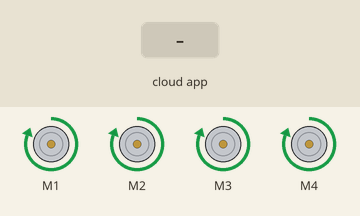
Recording of a sketch running on a simulated ESP8266 (NodeMCU). Shown: 4 × DC motor (green arrow = forward, orange = backward, longer = faster). The test bench sets the inputs (shaded band). WiFi joins after 1.5 s; servers stay silent unless stated; the Firebase database answers and starts empty; what the sketch prints to the serial monitor is not drawn.

Above: at 2.8 s.
2.9 s: the phone or cloud app sets YOLOVAL to 2ST
At 3.5 s:
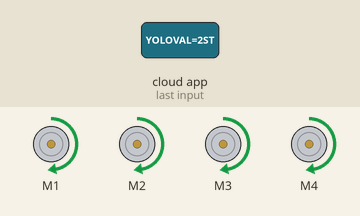
4.6 s: the phone or cloud app sets YOLOVAL to 1ST
At 5.4 s:
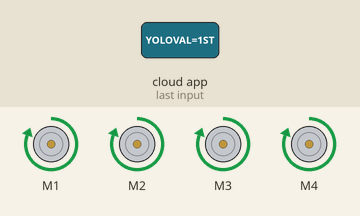
Timing chart, 0 to 7.6 s (numbered marks = the images above; inputs shaded):
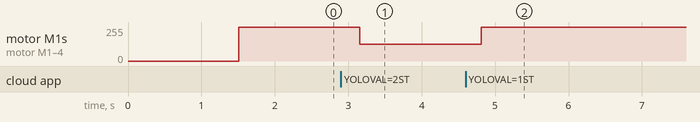

Measured:
- after the input at 2.9 s, motor M1–4: forward 255/255 → forward 127/255 after 0.26 s
- after the input at 4.6 s, motor M1–4: forward 127/255 → forward 255/255 after 0.21 s

The sketch:

sketch_jun5a_copy_20241102181224.ino
```cpp
#include <ESP8266WiFi.h>
#include <FirebaseESP8266.h>
#include <Wire.h>
#include <Adafruit_MotorShield.h>

// Firebase 설정
#define FIREBASE_HOST "https://smartspeedcontrolsystem-default-rtdb.firebaseio.com/" // Firebase Database URL
#define FIREBASE_AUTH "bRAeNmslv13Pu3vdcxl2FdTxxRTe2hktneZY36K8" // Firebase Database Secret Key

// WiFi 설정
const char* WIFI_SSID = "김지선의 iPhone";
const char* WIFI_PASSWORD = "52865230";

// 모터 쉴드 초기화
Adafruit_MotorShield AFMS = Adafruit_MotorShield();

// 모터 선언
Adafruit_DCMotor *motor1 = AFMS.getMotor(1);
Adafruit_DCMotor *motor2 = AFMS.getMotor(2);
Adafruit_DCMotor *motor3 = AFMS.getMotor(3);
Adafruit_DCMotor *motor4 = AFMS.getMotor(4);

// Firebase 데이터 경로
String andval_path = "/ANDVAL";
String yoloval_path = "/YOLOVAL";

// 모터 속도 설정
int default_speed = 255; // 기본 속도 설정
int current_speed = default_speed; // 초기값은 기본 속도로 설정
String last_yoloval = ""; // 마지막으로 받은 YOLOVAL 값을 저장

FirebaseData firebaseData;
FirebaseConfig config;
FirebaseAuth auth;

void setup() {
  Serial.begin(115200);

  // WiFi 연결
  Serial.println("Connecting to Wi-Fi");
  WiFi.begin(WIFI_SSID, WIFI_PASSWORD);
  while (WiFi.status() != WL_CONNECTED) {
    delay(500);
    Serial.print(".");
  }
  Serial.println();
  Serial.println("Connected to Wi-Fi with IP: " + WiFi.localIP().toString());

  // Firebase 초기화
  Serial.println("Initializing Firebase...");
  config.host = FIREBASE_HOST;
  config.signer.tokens.legacy_token = FIREBASE_AUTH;
  Firebase.begin(&config, &auth);
  Firebase.reconnectWiFi(true);
  firebaseData.setResponseSize(1024); // Response 사이즈 설정

  if (Firebase.ready()) {
    Serial.println("Firebase initialized successfully");
  } else {
    Serial.println("Failed to initialize Firebase");
  }

  // 모터 쉴드 초기화
  AFMS.begin();
  motor1->setSpeed(default_speed);
  motor1->run(FORWARD);
  motor2->setSpeed(default_speed);
  motor2->run(FORWARD);
  motor3->setSpeed(default_speed);
  motor3->run(FORWARD);
  motor4->setSpeed(default_speed);
  motor4->run(FORWARD);

  // Firebase 스트리밍 시작
  if (!Firebase.beginStream(firebaseData, yoloval_path)) {
    Serial.println("Could not begin stream");
    Serial.println(firebaseData.errorReason());
  }
}

void loop() {
  // Firebase 스트림 데이터 확인
  if (!Firebase.readStream(firebaseData)) {
    Serial.println("Stream read failed");
    Serial.println(firebaseData.errorReason());
  }

  if (firebaseData.streamTimeout()) {
    Serial.println("Stream timeout, reconnecting...");
    if (!Firebase.beginStream(firebaseData, yoloval_path)) {
      Serial.println("Could not begin stream");
      Serial.println(firebaseData.errorReason());
    }
  }

  if (firebaseData.streamAvailable()) {
    if (firebaseData.dataType() == "string") {
      last_yoloval = firebaseData.stringData();
      Serial.print("Received value for YOLOVAL: ");
      Serial.println(last_yoloval);

      // YOLOVAL 값에 따라 처리
      if (last_yoloval == "1ST") {
        // ANDVAL 값을 읽어와서 처리
        Serial.print("Getting ANDVAL...");
        if (Firebase.getString(firebaseData, andval_path)) {
          String andval = firebaseData.stringData();
          Serial.print("Received value for ANDVAL: ");
          Serial.println(andval);
          if (andval == "OK") {
            current_speed = default_speed * 0.9; // 받은 값이 "OK"이면 기본 속도의 90%로 설정
          } else {
            current_speed = default_speed; // 그 외의 경우 기본 속도로 설정
          }
        } else {
          Serial.print("Failed to get value for ANDVAL: ");
          Serial.println(firebaseData.errorReason());
          current_speed = default_speed; // ANDVAL 값을 가져오는데 실패한 경우 기본 속도로 설정
        }
      } else if (last_yoloval == "2ST") {
        current_speed = default_speed * 0.5; // 받은 값이 "2ST"이면 기본 속도의 50%로 설정
      } else {
        // ANDVAL 값을 읽어와서 처리
        Serial.print("Getting ANDVAL...");
        if (Firebase.getString(firebaseData, andval_path)) {
          String andval = firebaseData.stringData();
          Serial.print("Received value for ANDVAL: ");
          Serial.println(andval);
          if (andval == "OK") {
            current_speed = default_speed * 0.7; // 받은 값이 "OK"이면 기본 속도의 70%로 설정
          } else {
            current_speed = default_speed; // 그 외의 경우 기본 속도로 설정
          }
        } else {
          Serial.print("Failed to get value for ANDVAL: ");
          Serial.println(firebaseData.errorReason());
          current_speed = default_speed; // ANDVAL 값을 가져오는데 실패한 경우 기본 속도로 설정
        }
      }
    }
  }

  // 모터 속도 설정
  motor1->setSpeed(current_speed);
  motor1->run(FORWARD);
  motor2->setSpeed(current_speed);
  motor2->run(FORWARD);
  motor3->setSpeed(current_speed);
  motor3->run(FORWARD);
  motor4->setSpeed(current_speed);
  motor4->run(FORWARD);

  delay(500); // 0.5초마다 업데이트
}
```
